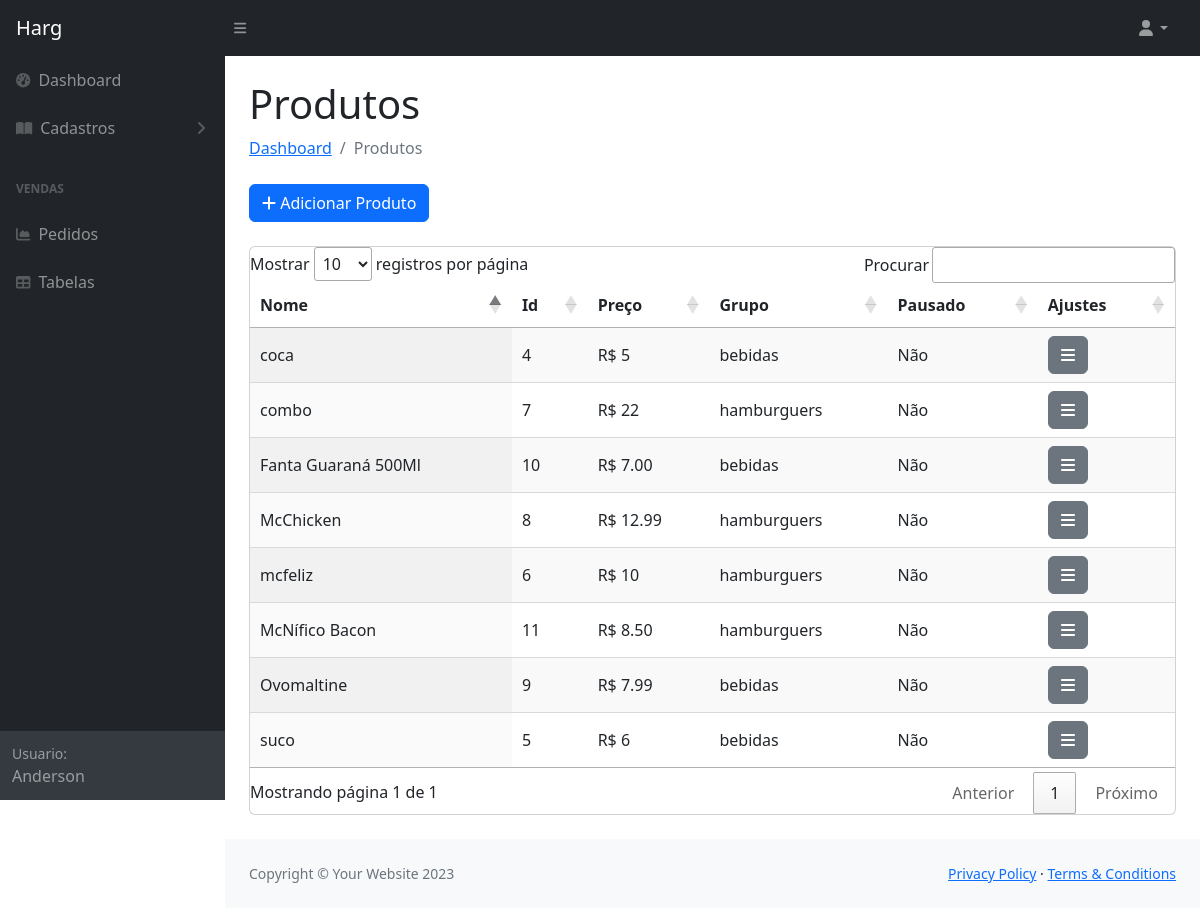
Page /dahsboard/cadastros/produtos/ (signed in) on the committed database.
### produto/models.py (models this page shows, shortened)
class Produto(models.Model):
    user = models.ForeignKey(Loja, on_delete=models.CASCADE)
    id_produto = models.AutoField(primary_key=True)
    nome = models.CharField(max_length=255)
    descricao = models.TextField()
    grupo = models.ForeignKey(Grupo, on_delete=models.SET_NULL, null=True, blank=True)
    preco_original = models.CharField(max_length=10, default='0')
    preco_promocional = models.CharField(max_length=10, default='0')
    imagem = models.ImageField(upload_to='produto_imagens/%Y/%m', blank=True, null=True)
    pausado = models.CharField(default='N', max_length=1)

class Grupo(models.Model):
    id_grupo = models.AutoField(primary_key=True)
    nome = models.CharField(max_length=255)
    pausado = models.CharField(default='N', max_length=1)
    user = models.ForeignKey(Loja, on_delete=models.CASCADE)

### produto/views.py (the view)
# urls.py: path('produtos/', views.consulta_produtos, name='consulta_produtos'),
def consulta_produtos(request):
    produtos = Produto.objects.filter(user=request.user)
    return render(request, 'consulta-produtos.html', {'produtos': produtos})

### templates/consulta-produtos.html (shortened to what this page needs)
<!DOCTYPE html>
{% load static %}
<html lang="pt-br">
    <head>
        <link href="https://cdn.jsdelivr.net/npm/simple-datatables@7.1.2/dist/style.min.css" rel="stylesheet"/>
        <link rel="stylesheet" type="text/css" href="https://cdn.datatables.net/1.11.3/css/jquery.dataTables.css">
        <link href="{% static 'css/styles.css' %}" rel="stylesheet" />
        <link rel="stylesheet" href="https://cdnjs.cloudflare.com/ajax/libs/font-awesome/5.15.1/css/all.min.css">
    </head>
    <body class="sb-nav-fixed">
        <nav class="sb-topnav navbar navbar-expand navbar-dark bg-dark">
            <a class="navbar-brand ps-3" href="{% url 'lojas:dashboard' %}">Harg</a>
            <button class="btn btn-link btn-sm order-1 order-lg-0 me-4 me-lg-0" id="sidebarToggle" href="#!"><i class="fas fa-bars"></i></button>
            <ul class="navbar-nav ms-auto ms-md-0 me-3 me-lg-4">
                <li class="nav-item dropdown">
                    <a class="nav-link dropdown-toggle" id="navbarDropdown" href="#" role="button" data-bs-toggle="dropdown" aria-expanded="false"><i class="fas fa-user fa-fw"></i></a>
                </li>
            </ul>
        </nav>
        <div id="layoutSidenav">
            <div id="layoutSidenav_nav">
                <nav class="sb-sidenav accordion sb-sidenav-dark" id="sidenavAccordion">
                    <div class="sb-sidenav-menu">
                        <div class="nav">
                            <a class="nav-link" href="{% url 'lojas:dashboard' %}">
                                <div class="sb-nav-link-icon"><i class="fas fa-tachometer-alt"></i></div>
                                Dashboard
                            </a>
                            <a class="nav-link collapsed" href="#" data-bs-toggle="collapse" data-bs-target="#collapsePages" aria-expanded="false" aria-controls="collapsePages">
                                <div class="sb-nav-link-icon"><i class="fas fa-book-open"></i></div>
                                Cadastros
                                <div class="sb-sidenav-collapse-arrow"><i class="fas fa-angle-down"></i></div>
                            </a>
                            <div class="sb-sidenav-menu-heading">VENDAS</div>
                            <a class="nav-link" href="/pedidos">
                                <div class="sb-nav-link-icon"><i class="fas fa-chart-area"></i></div>
                                Pedidos
                            </a>
                            <a class="nav-link" href="tables.html">
                                <div class="sb-nav-link-icon"><i class="fas fa-table"></i></div>
                                Tabelas
                            </a>
                        </div>
                    </div>
                    <div class="sb-sidenav-footer">
                        <div class="small">Usuario:</div>
                        Anderson
                    </div>
                </nav>
            </div>
            <div id="layoutSidenav_content">
                <main>
                    <main>
                        <div class="container-fluid px-4">
                            <h1 class="mt-4">Produtos</h1>
                            <ol class="breadcrumb mb-4">
                                <li class="breadcrumb-item"><a href="{% url 'lojas:dashboard' %}">Dashboard</a></li>
                                <li class="breadcrumb-item active">Produtos</li>
                            </ol>
                            <div class="mb-4">
                                <a href="{% url 'lojas:cadastros:cadastrar_produto' %}" class="btn btn-primary">
                                    <i class="fas fa-plus"></i> Adicionar Produto
                                </a>
                            </div>
                            <div class="card mb-4">
                                <table id="example" class="display">
                                    <thead>
                                        <tr>
                                            <th>Nome</th>
                                            <th>Id</th>
                                            <th>Preço</th>
                                            <th>Grupo</th>
                                            <th>Pausado</th>
                                            <th>Ajustes</th>
                                        </tr>
                                    </thead>
                                    <tbody>
                                        {% for produto in produtos %}
                                        <tr>
                                            <td>{{ produto.nome }}</td>
                                            <td>{{ produto.id_produto }}</td>
                                            <td>R$ {{ produto.preco_original }}</td>
                                            <td>{{ produto.grupo.nome }}</td>
                                            <td>
                                                <div class="dropdown">
                                                    <label class="form-check-label" id="labelPausado{{ forloop.counter }}" for="pausado{{ forloop.counter }}">
                                                        {% if produto.pausado == 'S' %}Sim{% else %}Não{% endif %}
                                                    </label>
                                                </div>
                                                <td>
                                                    <div class="dropdown">
                                                        <a class="btn btn-secondary" data-bs-toggle="dropdown" href="#" role="button" aria-haspopup="true" aria-expanded="false">
                                                            <i class="fas fa-bars"></i>
                                                        </a>
                                                    </div>
                                                </td>
                                        </tr>
                                        {% endfor %}
                                    </tbody>
                                </table>
                            </div>
                        </div>
                    </main>
                </main>
                <footer class="py-4 bg-light mt-auto">
                    <div class="container-fluid px-4">
                        <div class="d-flex align-items-center justify-content-between small">
                            <div class="text-muted">Copyright &copy; Your Website 2023</div>
                            <div>
                                <a href="#">Privacy Policy</a>
                                &middot;
                                <a href="#">Terms &amp; Conditions</a>
                            </div>
                        </div>
                    </div>
                </footer>
            </div>
        </div>
    </body>
</html>

### rows in the picture
Produto: nome "coca", id_produto "4", preco_original "5", grupo.nome "bebidas", pausado "Não"
Produto: nome "suco", id_produto "5", preco_original "6", grupo.nome "bebidas", pausado "Não"
Produto: nome "mcfeliz", id_produto "6", preco_original "10", grupo.nome "hamburguers", pausado "Não"
Produto: nome "combo", id_produto "7", preco_original "22", grupo.nome "hamburguers", pausado "Não"
Produto: nome "McChicken", id_produto "8", preco_original "12.99", grupo.nome "hamburguers", pausado "Não"
Produto: nome "Ovomaltine", id_produto "9", preco_original "7.99", grupo.nome "bebidas", pausado "Não"
Produto: nome "Fanta Guaraná 500Ml", id_produto "10", preco_original "7.00", grupo.nome "bebidas", pausado "Não"
Produto: nome "McNífico Bacon", id_produto "11", preco_original "8.50", grupo.nome "hamburguers", pausado "Não"
